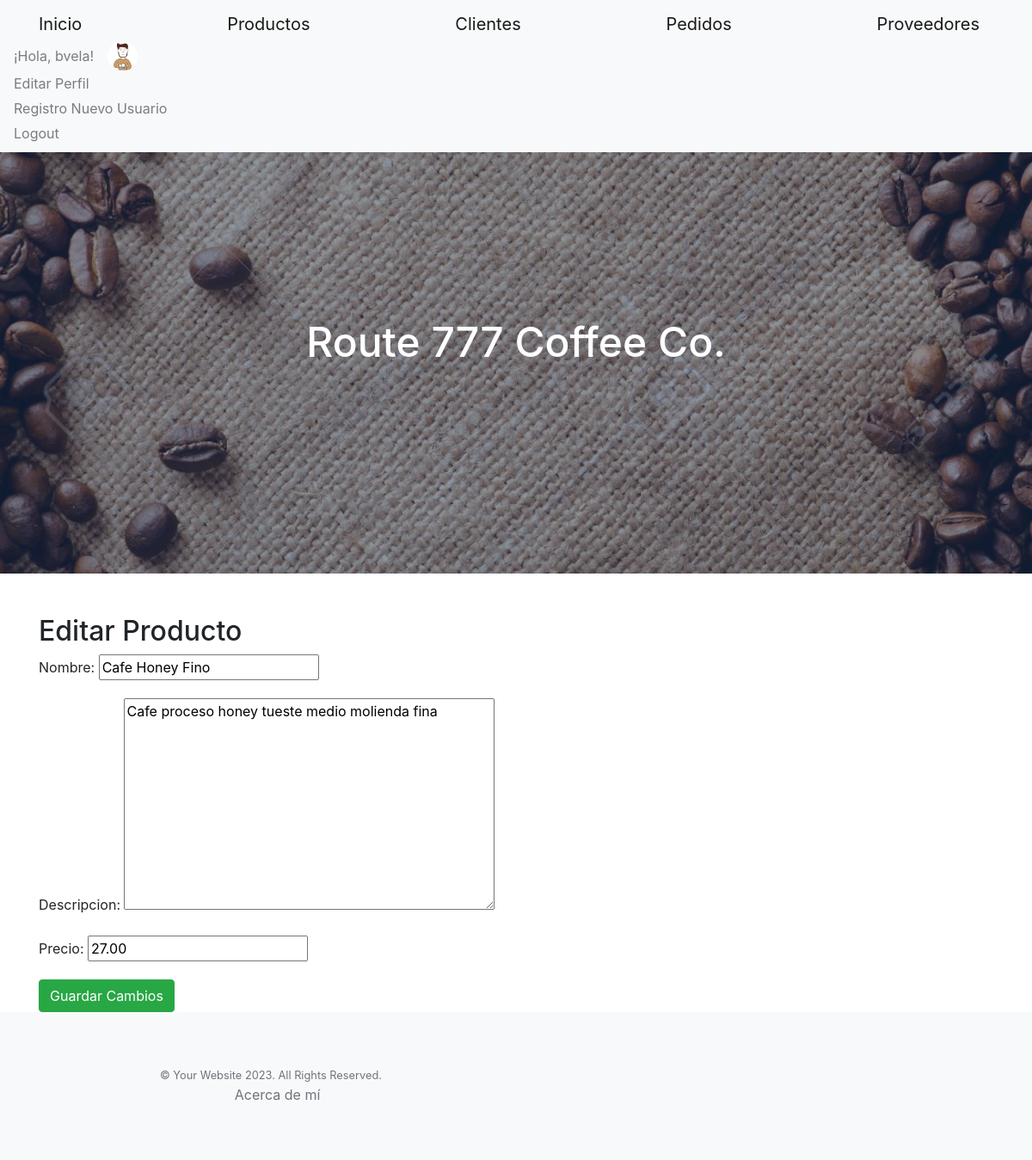
The app's page /editar_producto/1/ (signed in) with its own data.
### coffee_app/models.py (models this page shows, shortened)
class Avatar(models.Model):
    user=models.OneToOneField(User, on_delete=models.CASCADE)
    imagen=models.ImageField(upload_to='avatares',null=True,blank=True)

class Producto(models.Model):
    nombre = models.CharField(max_length=100)
    descripcion = models.TextField()
    precio = models.DecimalField(max_digits=10, decimal_places=2)

### coffee_app/views.py (the view)
# urls.py: path('editar_producto/<int:producto_id>/', views.editar_producto, name='editar_producto'),
def editar_producto(request, producto_id):
    producto = get_object_or_404(Producto, id=producto_id)
    if request.method == 'POST':
        form = ProductoForm(request.POST, instance=producto)
        if form.is_valid():
            form.save()
            return redirect('productos')
    else:
        form = ProductoForm(instance=producto)
    return render(request, 'editar_producto.html', {'form': form, 'producto': producto})

### coffee_app/forms.py
class ProductoForm(forms.ModelForm):
    class Meta:
        model = Producto
        fields = '__all__'

### coffee_app/templates/editar_producto.html (shortened to what this page needs)
{% extends 'base2.html' %}
{% load static %}
{% block contenidoquecambia %}
  <div class="container mt-5">
    <h2>Editar Producto</h2>
    <form method="post" action="{% url 'editar_producto' producto.id %}">
      <div class="mb-3">
        {{ form.nombre.label_tag }}
        {{ form.nombre }}
      </div>
      <div class="mb-3">
        {{ form.descripcion.label_tag }}
        {{ form.descripcion }}
      </div>
      <div class="mb-3">
        {{ form.precio.label_tag }}
        {{ form.precio }}
      </div>
      <button type="submit" class="btn btn-success">Guardar Cambios</button>
    </form>
  </div>
{% endblock contenidoquecambia %}

### coffee_app/templates/base2.html (shortened to what this page needs)
{% load static %}
<!DOCTYPE html>
<html lang="en">
<head>
    <link href="https://cdn.jsdelivr.net/npm/bootstrap-icons@1.5.0/font/bootstrap-icons.css" rel="stylesheet" type="text/css" />
    <link href="{% static 'coffee_app/css/styles.css' %}" rel="stylesheet" />
    <link rel="stylesheet" href="//code.jquery.com/ui/1.12.1/themes/base/jquery-ui.css">
    <link rel="stylesheet" href="https://stackpath.bootstrapcdn.com/bootstrap/4.3.1/css/bootstrap.min.css">
    <link rel="stylesheet" href="https://cdnjs.cloudflare.com/ajax/libs/bootstrap-datepicker/1.9.0/css/bootstrap-datepicker.min.css">
</head>
<body>
    <nav class="navbar navbar-light bg-light static-top">
        <div class="container">
            <a class="navbar-brand" href={% url 'inicio' %}>Inicio</a>
            <a class="navbar-brand" href={% url 'productos' %}>Productos</a>
            <a class="navbar-brand" href={% url 'clientes' %}>Clientes</a>
            <a class="navbar-brand" href={% url 'pedidos' %}>Pedidos</a>
            <a class="navbar-brand" href={% url 'proveedores' %}>Proveedores</a>
        </div>
        <ul class="navbar-nav">
            {% if user.is_authenticated %}
            <li class="nav-item d-flex align-items-center">
                <span class="navbar-text me-3">¡Hola, {{ user.username }}!</span>
                {% if user.avatar and user.avatar.imagen %}
                    <img src="{{ user.avatar.imagen.url }}" alt="Avatar" class="nav-avatar-img rounded-circle me-2" style="width: 35px; height: 35px;">
                {% else %}
                    <div class="avatar-placeholder me-2"></div>
                {% endif %}
            </li>
            <li class="nav-item">
                <a href="{% url 'profile_edit' %}" class="nav-link">Editar Perfil</a>
            </li>
            {% if user.is_superuser %}
            <li class="nav-item">
                <a href="{% url 'register' %}" class="nav-link">Registro Nuevo Usuario</a>
            </li>
            {% endif %}
            <li class="nav-item">
                <a href="{% url 'logout' %}" class="nav-link">Logout</a>
            </li>
            {% else %}
            <li class="nav-item">
                <a href="{% url 'login' %}" class="nav-link">Login</a>
            </li>
            {% endif %}
        </ul>
    </nav>
    <header class="masthead">
        <div class="container position-relative">
            <div class="row justify-content-center">
                    <div class="text-center text-white">
                        <h1 class="mb-5">Route 777 Coffee Co.</h1>
                    </div>
            </div>
        </div>
    </header>
    {% block contenidoquecambia %}
    {% endblock contenidoquecambia %}
    <footer class="footer bg-light">
        <div class="container">
            <div class="row">
                <div class="col-lg-6 h-100 text-center text-lg-start my-auto">
                    <p class="text-muted small mb-4 mb-lg-0">&copy; Your Website 2023. All Rights Reserved.</p>
                </div>
            </div>
            <div class="col-lg-6 h-100 text-center text-lg-end my-auto">
                <a href="{% url 'acerca_de_mi' %}" class="text-muted">Acerca de mí</a>
            </div>
        </div>
    </footer>
</body>
</html>

### coffee_app/templates/base2.html (style rules this page uses)
.navbar-nav { line-height: 0.8; }
.navbar-text, .nav-link { margin-bottom: 0; }
.nav-item { margin-bottom: 0; }

### records on screen
Producto: nombre "Cafe Honey Fino", descripcion "Cafe proceso honey tueste medio molienda fina", precio "27.00"

### other values on screen
{{ user.username }} "bvela"
